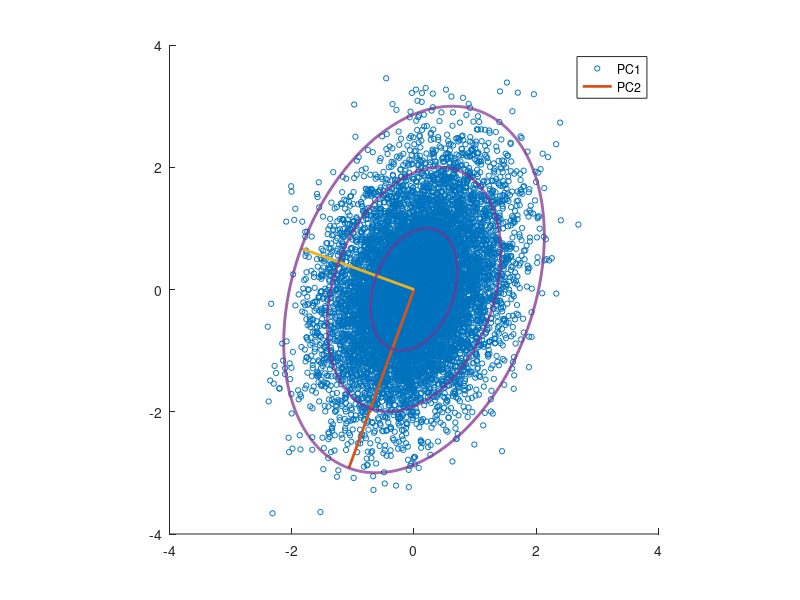

MATLAB code for this plot:
clear all;
close all;
clc

cMap = [0 0.4470 0.7410;
0.8500 0.3250 0.0980;
0.9290 0.6940 0.1250;
0.4940 0.1840 0.5560];
n=10000;
mu = [0 0];
deviations = 3;
Sigma = [0.5 0.2; 0.2 1];

R = mvnrnd(mu,Sigma,n);
R = R';
CR = (1/n)*(R)*(R');
[P, CY] = eigs(CR);
disp(CY);
disp(CY(1,1)/(CY(1,1)+CY(2,2)));
SD1 = sqrt(CY(1,1));
SD2 = sqrt(CY(2,2));
p=scatter(R(1,:), R(2,:),15, cMap(1,:),'DisplayName','');
set(get(get(p,'Annotation'),'LegendInformation'),'IconDisplayStyle','off'); 

axis equal;
set(gca,'XLim',[-4 4],'YLim',[-4 4]);
line([0,deviations*SD1*P(1,1)],[0,deviations*SD1*P(2,1)],'Color',cMap(2,:), 'LineWidth',2, 'DisplayName','PC1');
line([0,deviations*SD2*P(1,2)],[0,deviations*SD2*P(2,2)],'Color',cMap(3,:), 'LineWidth',2, 'DisplayName','PC2');

%plotting the ellipses
axis1 = 2*SD1;
axis2 = 2*SD2;
t = linspace(0, 360,2000);
x = axis1 * sind(t);
y = axis2 * cosd(t);
M = [x;y];
M = P*M;
hold on;
plot(M(1,:), M(2,:), '-', 'LineWidth', 2,'Color',cMap(4,:),'DisplayName','');

axis1 = 3*SD1;
axis2 = 3*SD2;
t = linspace(0, 360,2000);
x = axis1 * sind(t);
y = axis2 * cosd(t);
M = [x;y];
M = P*M;
hold on;
plot(M(1,:), M(2,:), '-', 'LineWidth', 2,'Color',cMap(4,:));

axis1 = 1*SD1;
axis2 = 1*SD2;
t = linspace(0, 360,2000);
x = axis1 * sind(t);
y = axis2 * cosd(t);
M = [x;y];
M = P*M;
hold on;
plot(M(1,:), M(2,:), '-', 'LineWidth', 2,'Color',cMap(4,:));

legend('PC1','PC2');
print(gcf,'PCAFigure.png','-dpng','-r300');